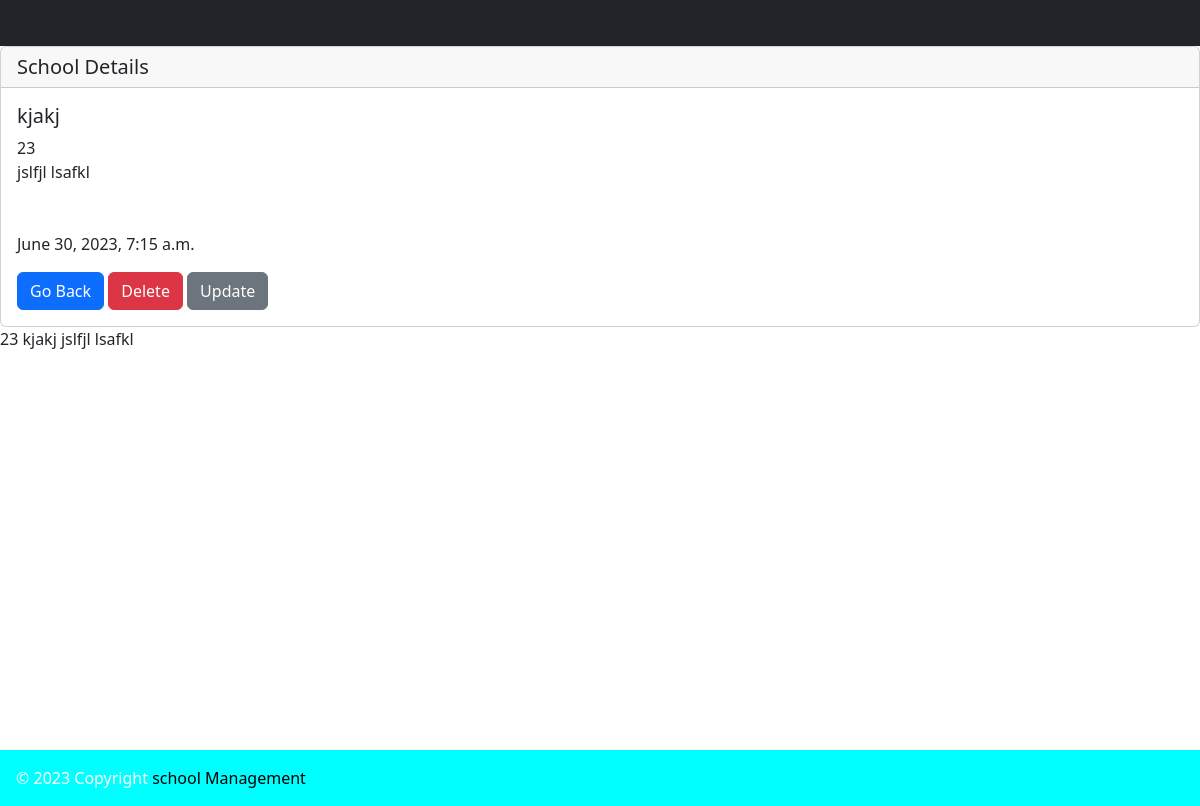
Screenshot of /display_School_Details/1 with the database file from the repository.
### Nj_contacts/models.py (models this page shows, shortened)
class Contact(models.Model):
    school_code = models.IntegerField()
    school_name = models.CharField(max_length=200)
    school_head = models.CharField(max_length=200)
    mobile_number = models.CharField(max_length=10, unique=True, validators=[RegexValidator(
                                                                                           regex=r"^0\d{9}$",
                                                                                           message='Phone number should have 10 digits and start with 0 e.g. 0xxxxxxxxx',
                                                                                           code='invalid_phone_number'
                                                                                        )], )
    type_of_school = models.CharField(max_length=20, choices=SCHOOL_TYPE_CHOICES)
    email = models.EmailField()
    Location = models.CharField(max_length=500)
    created_at = models.DateTimeField(auto_now_add=True)

### Nj_contacts/views.py (the view)
# urls.py: path('display_School_Details/<int:pk>', views.school_details, name='display_School_Details'),
def school_details(request, pk):
    specific_School = Contact.objects.get(id=pk)
    context = {
       'specific_School': specific_School
    }
    return render(request, 'pages/school_details.html', context=context)

### Nj_contacts/templates/pages/school_details.html (shortened to what this page needs)
{% extends 'pages/base.html' %}
    {% block content %}
    <div class="card">
      <h5 class="card-header">School Details</h5>
      <div class="card-body">
        <h5 class="card-title">{{ specific_School.school_name }}</h5>
        <p class="card-text">
          {{ specific_School.school_code }}
          <br />
          {{ specific_School.school_head }}
          <br />
          <br />
          <br />
          {{specific_School.created_at }}
          <br />
        </p>
        <a href="{% url 'display_Contacts' %}" class="btn btn-primary">Go Back</a>
        <a
          href="{% url 'delete_school_record' specific_School.id %}"
          class="btn btn-danger"
          >Delete</a
        >
        <a
          href="{% url 'update_school_record' specific_School.id %}"
          class="btn btn-secondary"
          >Update</a
        >
      </div>
    </div>
    <td>{{ specific_School.school_code }} {{ specific_School.school_name }}</td>
    <td>{{ specific_School.school_head }}</td>
    {% endblock %}

### rows the page displays
Contact: school_name "kjakj", school_code "23", school_head "jslfjl lsafkl", created_at "June 30, 2023, 7:15 a.m."
